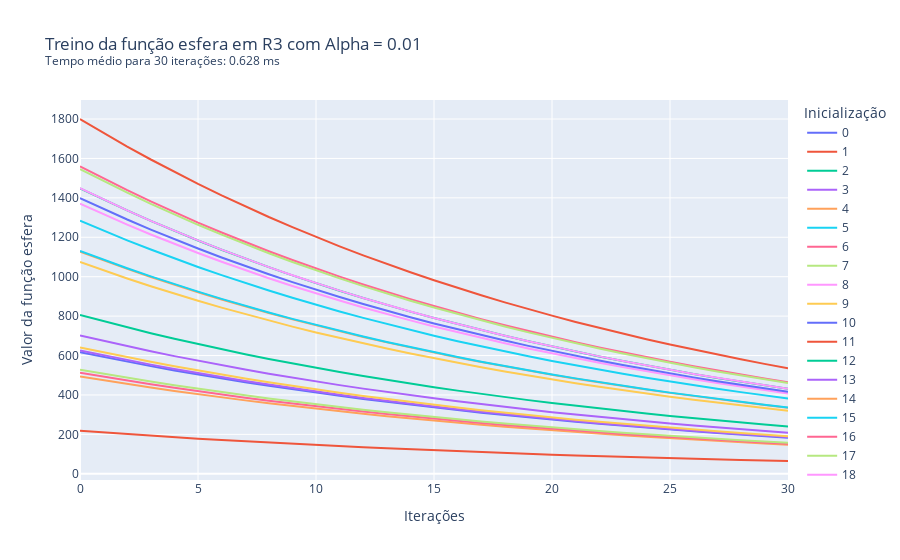

This figure's notebook cell:
### Markdown cell above
Caso 2.2: $\alpha$ = 0.01, treinamento por 30 iterações

### Code cell
treina_gradiente(1e-2, 3, 'esfera', 30)

### Figure 1 — Plotly figure (JSON) as saved in the notebook; plotly's stock layout.template omitted (floating-point values rounded to 4 significant figures)
{"data": [{"hovertemplate": "variable=0<br>index=%{x}<br>value=%{y}<extra></extra>", "legendgroup": "0", "line": {"color": "#636efa", "dash": "solid"}, "marker": {"symbol": "circle"}, "mode": "lines", "name": "0", "orientation": "v", "showlegend": true, "type": "scatter", "x": [0, 1, 2, 3, 4, 5, 6, 7, 8, 9, 10, 11, 12, 13, 14, 15, 16, 17, 18, 19, 20, 21, 22, 23, 24, 25, 26, 27, 28, 29, 30], "xaxis": "x", "y": [616.6, 592.2, 568.7, 546.2, 524.6, 503.8, 483.9, 464.7, 446.3, 428.6, 411.7, 395.4, 379.7, 364.7, 350.2, 336.4, 323.0, 310.2, 298.0, 286.2, 274.8, 263.9, 253.5, 243.5, 233.8, 224.6, 215.7, 207.1, 198.9, 191.0, 183.5], "yaxis": "y"}, {"hovertemplate": "variable=1<br>index=%{x}<br>value=%{y}<extra></extra>", "legendgroup": "1", "line": {"color": "#EF553B", "dash": "solid"}, "marker": {"symbol": "circle"}, "mode": "lines", "name": "1", "orientation": "v", "showlegend": true, "type": "scatter", "x": [0, 1, 2, 3, 4, 5, 6, 7, 8, 9, 10, 11, 12, 13, 14, 15, 16, 17, 18, 19, 20, 21, 22, 23, 24, 25, 26, 27, 28, 29, 30], "xaxis": "x", "y": [218.1, 209.5, 201.2, 193.2, 185.6, 178.2, 171.2, 164.4, 157.9, 151.6, 145.6, 139.9, 134.3, 129.0, 123.9, 119.0, 114.3, 109.7, 105.4, 101.2, 97.22, 93.37, 89.67, 86.12, 82.71, 79.43, 76.29, 73.27, 70.37, 67.58, 64.9], "yaxis": "y"}, {"hovertemplate": "variable=2<br>index=%{x}<br>value=%{y}<extra></extra>", "legendgroup": "2", "line": {"color": "#00cc96", "dash": "solid"}, "marker": {"symbol": "circle"}, "mode": "lines", "name": "2", "orientation": "v", "showlegend": true, "type": "scatter", "x": [0, 1, 2, 3, 4, 5, 6, 7, 8, 9, 10, 11, 12, 13, 14, 15, 16, 17, 18, 19, 20, 21, 22, 23, 24, 25, 26, 27, 28, 29, 30], "xaxis": "x", "y": [805.4, 773.5, 742.9, 713.5, 685.2, 658.1, 632.0, 607.0, 582.9, 559.9, 537.7, 516.4, 495.9, 476.3, 457.4, 439.3, 421.9, 405.2, 389.2, 373.8, 359.0, 344.7, 331.1, 318.0, 305.4, 293.3, 281.7, 270.5, 259.8, 249.5, 239.6], "yaxis": "y"}, {"hovertemplate": "variable=3<br>index=%{x}<br>value=%{y}<extra></extra>", "legendgroup": "3", "line": {"color": "#ab63fa", "dash": "solid"}, "marker": {"symbol": "circle"}, "mode": "lines", "name": "3", "orientation": "v", "showlegend": true, "type": "scatter", "x": [0, 1, 2, 3, 4, 5, 6, 7, 8, 9, 10, 11, 12, 13, 14, 15, 16, 17, 18, 19, 20, 21, 22, 23, 24, 25, 26, 27, 28, 29, 30], "xaxis": "x", "y": [625.3, 600.5, 576.7, 553.9, 531.9, 510.9, 490.7, 471.2, 452.6, 434.6, 417.4, 400.9, 385.0, 369.8, 355.1, 341.1, 327.6, 314.6, 302.1, 290.2, 278.7, 267.6, 257.0, 246.9, 237.1, 227.7, 218.7, 210.0, 201.7, 193.7, 186.0], "yaxis": "y"}, {"hovertemplate": "variable=4<br>index=%{x}<br>value=%{y}<extra></extra>", "legendgroup": "4", "line": {"color": "#FFA15A", "dash": "solid"}, "marker": {"symbol": "circle"}, "mode": "lines", "name": "4", "orientation": "v", "showlegend": true, "type": "scatter", "x": [0, 1, 2, 3, 4, 5, 6, 7, 8, 9, 10, 11, 12, 13, 14, 15, 16, 17, 18, 19, 20, 21, 22, 23, 24, 25, 26, 27, 28, 29, 30], "xaxis": "x", "y": [1127.0, 1083.0, 1040.0, 998.6, 959.0, 921.1, 884.6, 849.6, 815.9, 783.6, 752.6, 722.8, 694.2, 666.7, 640.3, 614.9, 590.6, 567.2, 544.7, 523.1, 502.4, 482.5, 463.4, 445.1, 427.4, 410.5, 394.3, 378.7, 363.7, 349.3, 335.4], "yaxis": "y"}, {"hovertemplate": "variable=5<br>index=%{x}<br>value=%{y}<extra></extra>", "legendgroup": "5", "line": {"color": "#19d3f3", "dash": "solid"}, "marker": {"symbol": "circle"}, "mode": "lines", "name": "5", "orientation": "v", "showlegend": true, "type": "scatter", "x": [0, 1, 2, 3, 4, 5, 6, 7, 8, 9, 10, 11, 12, 13, 14, 15, 16, 17, 18, 19, 20, 21, 22, 23, 24, 25, 26, 27, 28, 29, 30], "xaxis": "x", "y": [1284.0, 1234.0, 1185.0, 1138.0, 1093.0, 1049.0, 1008.0, 968.0, 929.6, 892.8, 857.5, 823.5, 790.9, 759.6, 729.5, 700.6, 672.9, 646.2, 620.6, 596.1, 572.5, 549.8, 528.0, 507.1, 487.0, 467.7, 449.2, 431.4, 414.3, 397.9, 382.2], "yaxis": "y"}, {"hovertemplate": "variable=6<br>index=%{x}<br>value=%{y}<extra></extra>", "legendgroup": "6", "line": {"color": "#FF6692", "dash": "solid"}, "marker": {"symbol": "circle"}, "mode": "lines", "name": "6", "orientation": "v", "showlegend": true, "type": "scatter", "x": [0, 1, 2, 3, 4, 5, 6, 7, 8, 9, 10, 11, 12, 13, 14, 15, 16, 17, 18, 19, 20, 21, 22, 23, 24, 25, 26, 27, 28, 29, 30], "xaxis": "x", "y": [1560.0, 1498.0, 1439.0, 1382.0, 1327.0, 1275.0, 1224.0, 1176.0, 1129.0, 1084.0, 1042.0, 1000.0, 960.7, 922.6, 886.1, 851.0, 817.3, 784.9, 753.8, 724.0, 695.3, 667.8, 641.3, 615.9, 591.6, 568.1, 545.6, 524.0, 503.3, 483.3, 464.2], "yaxis": "y"}, {"hovertemplate": "variable=7<br>index=%{x}<br>value=%{y}<extra></extra>", "legendgroup": "7", "line": {"color": "#B6E880", "dash": "solid"}, "marker": {"symbol": "circle"}, "mode": "lines", "name": "7", "orientation": "v", "showlegend": true, "type": "scatter", "x": [0, 1, 2, 3, 4, 5, 6, 7, 8, 9, 10, 11, 12, 13, 14, 15, 16, 17, 18, 19, 20, 21, 22, 23, 24, 25, 26, 27, 28, 29, 30], "xaxis": "x", "y": [1546.0, 1485.0, 1426.0, 1370.0, 1315.0, 1263.0, 1213.0, 1165.0, 1119.0, 1075.0, 1032.0, 991.4, 952.1, 914.4, 878.2, 843.4, 810.0, 778.0, 747.2, 717.6, 689.2, 661.9, 635.7, 610.5, 586.3, 563.1, 540.8, 519.4, 498.8, 479.1, 460.1], "yaxis": "y"}, {"hovertemplate": "variable=8<br>index=%{x}<br>value=%{y}<extra></extra>", "legendgroup": "8", "line": {"color": "#FF97FF", "dash": "solid"}, "marker": {"symbol": "circle"}, "mode": "lines", "name": "8", "orientation": "v", "showlegend": true, "type": "scatter", "x": [0, 1, 2, 3, 4, 5, 6, 7, 8, 9, 10, 11, 12, 13, 14, 15, 16, 17, 18, 19, 20, 21, 22, 23, 24, 25, 26, 27, 28, 29, 30], "xaxis": "x", "y": [1371.0, 1316.0, 1264.0, 1214.0, 1166.0, 1120.0, 1076.0, 1033.0, 992.1, 952.9, 915.1, 878.9, 844.1, 810.7, 778.6, 747.7, 718.1, 689.7, 662.4, 636.1, 610.9, 586.7, 563.5, 541.2, 519.8, 499.2, 479.4, 460.4, 442.2, 424.7, 407.9], "yaxis": "y"}, {"hovertemplate": "variable=9<br>index=%{x}<br>value=%{y}<extra></extra>", "legendgroup": "9", "line": {"color": "#FECB52", "dash": "solid"}, "marker": {"symbol": "circle"}, "mode": "lines", "name": "9", "orientation": "v", "showlegend": true, "type": "scatter", "x": [0, 1, 2, 3, 4, 5, 6, 7, 8, 9, 10, 11, 12, 13, 14, 15, 16, 17, 18, 19, 20, 21, 22, 23, 24, 25, 26, 27, 28, 29, 30], "xaxis": "x", "y": [1074.0, 1032.0, 990.9, 951.6, 914.0, 877.8, 843.0, 809.6, 777.6, 746.8, 717.2, 688.8, 661.5, 635.3, 610.2, 586.0, 562.8, 540.5, 519.1, 498.5, 478.8, 459.8, 441.6, 424.1, 407.3, 391.2, 375.7, 360.8, 346.6, 332.8, 319.7], "yaxis": "y"}, {"hovertemplate": "variable=10<br>index=%{x}<br>value=%{y}<extra></extra>", "legendgroup": "10", "line": {"color": "#636efa", "dash": "solid"}, "marker": {"symbol": "circle"}, "mode": "lines", "name": "10", "orientation": "v", "showlegend": true, "type": "scatter", "x": [0, 1, 2, 3, 4, 5, 6, 7, 8, 9, 10, 11, 12, 13, 14, 15, 16, 17, 18, 19, 20, 21, 22, 23, 24, 25, 26, 27, 28, 29, 30], "xaxis": "x", "y": [1399.0, 1343.0, 1290.0, 1239.0, 1190.0, 1143.0, 1098.0, 1054.0, 1012.0, 972.3, 933.8, 896.8, 861.3, 827.2, 794.4, 763.0, 732.7, 703.7, 675.9, 649.1, 623.4, 598.7, 575.0, 552.2, 530.4, 509.4, 489.2, 469.8, 451.2, 433.3, 416.2], "yaxis": "y"}, {"hovertemplate": "variable=11<br>index=%{x}<br>value=%{y}<extra></extra>", "legendgroup": "11", "line": {"color": "#EF553B", "dash": "solid"}, "marker": {"symbol": "circle"}, "mode": "lines", "name": "11", "orientation": "v", "showlegend": true, "type": "scatter", "x": [0, 1, 2, 3, 4, 5, 6, 7, 8, 9, 10, 11, 12, 13, 14, 15, 16, 17, 18, 19, 20, 21, 22, 23, 24, 25, 26, 27, 28, 29, 30], "xaxis": "x", "y": [1800.0, 1729.0, 1660.0, 1595.0, 1531.0, 1471.0, 1413.0, 1357.0, 1303.0, 1251.0, 1202.0, 1154.0, 1108.0, 1065.0, 1022.0, 981.9, 943.1, 905.7, 869.8, 835.4, 802.3, 770.5, 740.0, 710.7, 682.6, 655.6, 629.6, 604.7, 580.7, 557.7, 535.6], "yaxis": "y"}, {"hovertemplate": "variable=12<br>index=%{x}<br>value=%{y}<extra></extra>", "legendgroup": "12", "line": {"color": "#00cc96", "dash": "solid"}, "marker": {"symbol": "circle"}, "mode": "lines", "name": "12", "orientation": "v", "showlegend": true, "type": "scatter", "x": [0, 1, 2, 3, 4, 5, 6, 7, 8, 9, 10, 11, 12, 13, 14, 15, 16, 17, 18, 19, 20, 21, 22, 23, 24, 25, 26, 27, 28, 29, 30], "xaxis": "x", "y": [1449.0, 1391.0, 1336.0, 1283.0, 1232.0, 1184.0, 1137.0, 1092.0, 1048.0, 1007.0, 967.0, 928.7, 892.0, 856.6, 822.7, 790.1, 758.8, 728.8, 699.9, 672.2, 645.6, 620.0, 595.5, 571.9, 549.3, 527.5, 506.6, 486.6, 467.3, 448.8, 431.0], "yaxis": "y"}, {"hovertemplate": "variable=13<br>index=%{x}<br>value=%{y}<extra></extra>", "legendgroup": "13", "line": {"color": "#ab63fa", "dash": "solid"}, "marker": {"symbol": "circle"}, "mode": "lines", "name": "13", "orientation": "v", "showlegend": true, "type": "scatter", "x": [0, 1, 2, 3, 4, 5, 6, 7, 8, 9, 10, 11, 12, 13, 14, 15, 16, 17, 18, 19, 20, 21, 22, 23, 24, 25, 26, 27, 28, 29, 30], "xaxis": "x", "y": [701.7, 673.9, 647.2, 621.6, 597.0, 573.3, 550.6, 528.8, 507.9, 487.8, 468.4, 449.9, 432.1, 415.0, 398.5, 382.8, 367.6, 353.0, 339.1, 325.6, 312.7, 300.4, 288.5, 277.0, 266.1, 255.5, 245.4, 235.7, 226.4, 217.4, 208.8], "yaxis": "y"}, {"hovertemplate": "variable=14<br>index=%{x}<br>value=%{y}<extra></extra>", "legendgroup": "14", "line": {"color": "#FFA15A", "dash": "solid"}, "marker": {"symbol": "circle"}, "mode": "lines", "name": "14", "orientation": "v", "showlegend": true, "type": "scatter", "x": [0, 1, 2, 3, 4, 5, 6, 7, 8, 9, 10, 11, 12, 13, 14, 15, 16, 17, 18, 19, 20, 21, 22, 23, 24, 25, 26, 27, 28, 29, 30], "xaxis": "x", "y": [494.2, 474.6, 455.8, 437.8, 420.5, 403.8, 387.8, 372.5, 357.7, 343.5, 329.9, 316.9, 304.3, 292.3, 280.7, 269.6, 258.9, 248.7, 238.8, 229.4, 220.3, 211.5, 203.2, 195.1, 187.4, 180.0, 172.8, 166.0, 159.4, 153.1, 147.1], "yaxis": "y"}, {"hovertemplate": "variable=15<br>index=%{x}<br>value=%{y}<extra></extra>", "legendgroup": "15", "line": {"color": "#19d3f3", "dash": "solid"}, "marker": {"symbol": "circle"}, "mode": "lines", "name": "15", "orientation": "v", "showlegend": true, "type": "scatter", "x": [0, 1, 2, 3, 4, 5, 6, 7, 8, 9, 10, 11, 12, 13, 14, 15, 16, 17, 18, 19, 20, 21, 22, 23, 24, 25, 26, 27, 28, 29, 30], "xaxis": "x", "y": [1131.0, 1086.0, 1043.0, 1002.0, 962.1, 924.0, 887.4, 852.3, 818.5, 786.1, 755.0, 725.1, 696.4, 668.8, 642.3, 616.9, 592.5, 569.0, 546.5, 524.8, 504.0, 484.1, 464.9, 446.5, 428.8, 411.8, 395.5, 379.9, 364.8, 350.4, 336.5], "yaxis": "y"}, {"hovertemplate": "variable=16<br>index=%{x}<br>value=%{y}<extra></extra>", "legendgroup": "16", "line": {"color": "#FF6692", "dash": "solid"}, "marker": {"symbol": "circle"}, "mode": "lines", "name": "16", "orientation": "v", "showlegend": true, "type": "scatter", "x": [0, 1, 2, 3, 4, 5, 6, 7, 8, 9, 10, 11, 12, 13, 14, 15, 16, 17, 18, 19, 20, 21, 22, 23, 24, 25, 26, 27, 28, 29, 30], "xaxis": "x", "y": [512.5, 492.3, 472.8, 454.0, 436.1, 418.8, 402.2, 386.3, 371.0, 356.3, 342.2, 328.6, 315.6, 303.1, 291.1, 279.6, 268.5, 257.9, 247.7, 237.9, 228.4, 219.4, 210.7, 202.4, 194.4, 186.7, 179.3, 172.2, 165.3, 158.8, 152.5], "yaxis": "y"}, {"hovertemplate": "variable=17<br>index=%{x}<br>value=%{y}<extra></extra>", "legendgroup": "17", "line": {"color": "#B6E880", "dash": "solid"}, "marker": {"symbol": "circle"}, "mode": "lines", "name": "17", "orientation": "v", "showlegend": true, "type": "scatter", "x": [0, 1, 2, 3, 4, 5, 6, 7, 8, 9, 10, 11, 12, 13, 14, 15, 16, 17, 18, 19, 20, 21, 22, 23, 24, 25, 26, 27, 28, 29, 30], "xaxis": "x", "y": [528.0, 507.1, 487.0, 467.7, 449.2, 431.4, 414.3, 397.9, 382.2, 367.0, 352.5, 338.6, 325.1, 312.3, 299.9, 288.0, 276.6, 265.7, 255.1, 245.0, 235.3, 226.0, 217.1, 208.5, 200.2, 192.3, 184.7, 177.4, 170.3, 163.6, 157.1], "yaxis": "y"}, {"hovertemplate": "variable=18<br>index=%{x}<br>value=%{y}<extra></extra>", "legendgroup": "18", "line": {"color": "#FF97FF", "dash": "solid"}, "marker": {"symbol": "circle"}, "mode": "lines", "name": "18", "orientation": "v", "showlegend": true, "type": "scatter", "x": [0, 1, 2, 3, 4, 5, 6, 7, 8, 9, 10, 11, 12, 13, 14, 15, 16, 17, 18, 19, 20, 21, 22, 23, 24, 25, 26, 27, 28, 29, 30], "xaxis": "x", "y": [1449.0, 1392.0, 1337.0, 1284.0, 1233.0, 1184.0, 1137.0, 1092.0, 1049.0, 1007.0, 967.4, 929.1, 892.3, 857.0, 823.0, 790.4, 759.1, 729.1, 700.2, 672.5, 645.9, 620.3, 595.7, 572.1, 549.5, 527.7, 506.8, 486.7, 467.5, 449.0, 431.2], "yaxis": "y"}, {"hovertemplate": "variable=19<br>index=%{x}<br>value=%{y}<extra></extra>", "legendgroup": "19", "line": {"color": "#FECB52", "dash": "solid"}, "marker": {"symbol": "circle"}, "mode": "lines", "name": "19", "orientation": "v", "showlegend": true, "type": "scatter", "x": [0, 1, 2, 3, 4, 5, 6, 7, 8, 9, 10, 11, 12, 13, 14, 15, 16, 17, 18, 19, 20, 21, 22, 23, 24, 25, 26, 27, 28, 29, 30], "xaxis": "x", "y": [641.2, 615.8, 591.4, 568.0, 545.5, 523.9, 503.2, 483.2, 464.1, 445.7, 428.1, 411.1, 394.8, 379.2, 364.2, 349.8, 335.9, 322.6, 309.8, 297.6, 285.8, 274.5, 263.6, 253.2, 243.1, 233.5, 224.3, 215.4, 206.9, 198.7, 190.8], "yaxis": "y"}], "layout": {"legend": {"title": {"text": "Inicialização"}, "tracegroupgap": 0}, "title": {"text": "Treino da função esfera em R3 com Alpha = 0.01<br><sup>Tempo médio para 30 iterações: 0.628 ms</sup>"}, "xaxis": {"anchor": "y", "domain": [0, 1], "title": {"text": "Iterações"}}, "yaxis": {"anchor": "x", "domain": [0, 1], "title": {"text": "Valor da função esfera"}}}}
